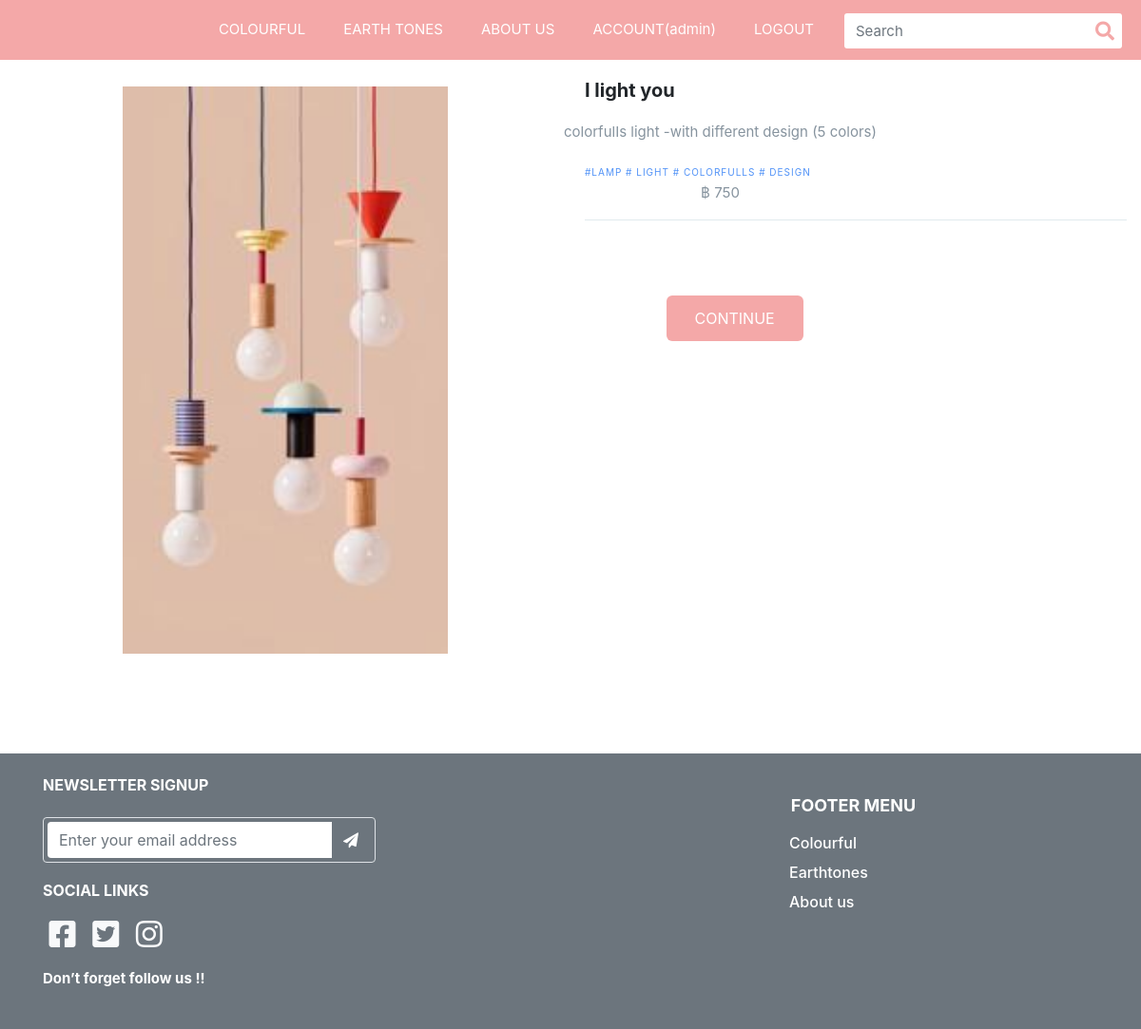
/ProductDetail?type=Colourful (signed in), run on the app's committed database.
### item/models.py (models this page shows, shortened)
class Item(models.Model):
    name = models.CharField(max_length=300)
    detail = models.TextField(max_length=1000)
    slug = models.SlugField(unique=True,default=None)
    img = models.ImageField(default='default_item.png', upload_to='item_pics')
    amount = models.PositiveIntegerField(default=0)
    category = models.ForeignKey(Category, on_delete=models.PROTECT,default=None)
    price = models.PositiveIntegerField(default=0)
    hashtag = models.TextField(max_length=100,default=None)
    class Meta:
        verbose_name_plural = "สินค้า"

### item/views.py (the view)
# urls.py: path('ProductDetail' , views.Detail,name='Detail'),
def Detail(request):
    type=request.GET['type']
    if request.user.is_authenticated:
        if type == "Earthtones":
            some_Earthtones = Category.objects.get(category="Earthtones")
            Item_Earthtones = list(Item.objects.all().filter(category=some_Earthtones))
            randomItemE = random.sample(Item_Earthtones,1)
            context = {'Item': randomItemE}
        elif type == "Colourful":
            some_Colourful = Category.objects.get(category="Colourful")
            Item_Colourful = list(Item.objects.all().filter(category=some_Colourful))
            randomItemC = random.sample(Item_Colourful,1)
            context = {'Item': randomItemC}
        return render(request,'Detail.html',context=context)
    else:
        messages.info(request,"Login Before Random please")
        return redirect('/Login')

### template/Detail.html (shortened to what this page needs)
{% extends "1Navbar.html" %}
{% load static %}
{% block content %}
<!DOCTYPE html>
<html lang="en">
<head>
    <link rel="stylesheet" href="{% static 'css/detail.css' %}">
</head>
<body>
<div class="container-fluid">
    <div class="row">
        {% for item in Item %}
        <div class="col-sm-6">
            <div class="left-column">
                <img src="{{ item.img.url }}" width="300px"></img>
            </div>
        </div>
        <div class="col-sm-6">
            <div class="right-column">
                <div class="product-description">
                    <h5>{{ item.name }}</h5>
                    <p>{{ item.detail }}</p>
                   <span>{{ item.hashtag }}</span>
                    <p> ฿ {{ item.price }}</p>
                </div>
                {% endfor %}
                <div class="product-price">
                    <a href="/Payment" class="continue-btn">CONTINUE</a>
                </div>
            </div>
        </div>
    </div>
</div>
<footer>
    <div class="jumbotron jumbotron-fluid bg-secondary p-4 mt-5 mb-0">
      <div class="container">
        <div class="row">
          <div class="col-lg-4 col-md-6 mb-lg-0">
            <h6 class="text-uppercase font-weight-bold mb-4">NEWSLETTER SIGNUP</h6>
            <div class="p-1 rounded border">
              <div class="input-group">
                <input type="email" placeholder="Enter your email address" aria-describedby="button-addon1"
                  class="form-control border-0 shadow-0">
                <div class="input-group-append">
                  <button id="button-addon1" type="submit" class="btn btn-link"><i
                      class="fa fa-paper-plane"></i></button>
                </div>
              </div>
            </div>
            <h5 class="card-title text-white display-4" style="font-size:16px">SOCIAL LINKS</h5>
            <a class="text-light" href="#"><i class="fab fa-facebook-square fa-fw fa-2x"></i></a>
            <a class="text-light" href="#"><i class="fab fa-twitter-square fa-fw fa-2x"></i></a>
            <a class="text-light" href="#"><i class="fab fa-instagram fa-fw fa-2x"></i></a>
            <h5 class="card-title text-white display-4" style="font-size:15px">Don’t forget follow us !!</h5>
          </div>
          <div class="col-sm-8 col-md-6">
            <div class="footermenu">
              <h5 class="card-title text-white display-4" style="font-size:18px">FOOTER MENU</h5>
              <a class="text-light" href="/Colourful">
                <h6 class="card-title text-white" style="font-size:16px">Colourful</h6>
              </a>
              <a class="text-light" href="/Earthtone">
                <h6 class="card-title text-white" style="font-size:16px">Earthtones</h6>
              </a>
              <a class="text-light" href="/Aboutus">
                <h6 class="card-title text-white" style="font-size:16px">About us</h6>
              </a>
            </div>
          </div>
        </div>
      </div>
    </div>
  </footer>
</body>
</html>
{% endblock %}

### template/1Navbar.html (shortened to what this page needs)
{% load static %}
<!DOCTYPE html>
<html lang="en">
<head>
    <link rel="stylesheet" href="https://use.fontawesome.com/releases/v5.4.2/css/all.css">
    <link rel="stylesheet" href="https://cdnjs.cloudflare.com/ajax/libs/normalize/5.0.0/normalize.min.css">
    <link rel='stylesheet' href='https://cdnjs.cloudflare.com/ajax/libs/twitter-bootstrap/4.0.0-beta.2/css/bootstrap.css'>
    <link rel="stylesheet" type="text/css" href="{% static 'css/home.css' %}">
    <link rel="stylesheet" href="{% static 'js/home.js' %}">
</head>
<body>
    <nav class="navbar navbar-expand-custom navbar-mainbg">
        <a class="logo" href="/"><img
            src="https://media.discordapp.net/attachments/821058393442877482/835167645514727454/image0.png?width=1363&height=613"
            alt=""></a>
        <div class="collapse navbar-collapse" id="navbarSupportedContent">
          <ul class="navbar-nav ml-auto">
            <li class="nav-item ">
              <a class="nav-link" href="/List?category=Colourful"> COLOURFUL</a>
            </li>
            <li class="nav-item">
              <a class="nav-link" href="/List?category=Earthtones">EARTH TONES</a>
            </li>
            <li class="nav-item ">
              <a class="nav-link" href="/Aboutus">ABOUT US</a>
            </li>
            {% if user.is_authenticated %}
            <li class="nav-item">
              <a class="nav-link" href="/Myorder">ACCOUNT({{ user.username }})</a>
            </li>
            <li class="nav-item">
              <a class="nav-link" href="/Logout">LOGOUT</a>
            </li>
            {% endif %}
          </ul>
          <form class="form-inline " method="GET">
            <div class="input-group search-box">
              <input type="text" style="margin-left: 12px; text-shadow: #535e67 2px;" class="form-control"
                placeholder="Search" required="required" name="q">
              <span class="input-group-btn">
                <button class="btn" style="color: #F4A8A8;" type="submit"><i class="fas fa-search"></i></button>
              </span>
            </div>
          </form>
        </div>
      </nav>
    {% block content %}
    {% endblock content %}
</body>
</html>

### staticfile/css/home.css (style rules this page uses)
.logo img { margin-top: 1.2px; padding: 0px; height: 60px; padding-left: 30px; }
.navbar-mainbg { width: 100%; background-color: #F4A8A8; padding: 0px; }
#navbarSupportedContent { overflow: hidden; position: relative; }
#navbarSupportedContent ul li a { color: rgb(255, 255, 255); text-decoration: none; font-size: 15px; display: block; padding: 20px 20px; position: relative; }
.search-box { position: relative; height: 34px; margin-right: 20px; }
.search-box input { border: 0; border-radius: 3px !important; padding-right: 40px; font-size: 15px; }
.search-box .input-group-btn { position: absolute; right: 0; top: 0; z-index: 999; }
.search-box .input-group-btn button { background-color: transparent; border: 0; padding: 4px 8px; font-size: 20px; }
@media (min-width: 992px) { .navbar-expand-custom { -ms-flex-flow: row nowrap; flex-flow: row nowrap; -ms-flex-pack: start; justify-content: flex-start; } }
@media (min-width: 992px) { .navbar-expand-custom .navbar-nav { -ms-flex-direction: row; flex-direction: row; } }
@media (min-width: 992px) { .navbar-expand-custom .navbar-collapse { display: -ms-flexbox!important; display: flex!important; -ms-flex-preferred-size: auto; flex-basis: auto; } }
.row h6 { color: white; }
.row h5 { margin-top: 20px; margin-bottom: 20px; font-weight: bold; }
.row button { color: white; margin-top: auto; margin-left: auto; }
.footermenu { margin-left: 75%; }
.footermenu h5 { text-align: center; }

### staticfile/css/detail.css (style rules this page uses)
.logo img { margin-top: 1.2px; padding: 20px; height: 60px; padding-left: 30px; }
.navbar-mainbg { width: 100%; background-color: #F4A8A8; padding: 0px; }
#navbarSupportedContent { overflow: hidden; position: relative; }
#navbarSupportedContent ul li a { color: rgb(255, 255, 255); text-decoration: none; font-size: 15px; display: block; padding: 20px 20px; position: relative; }
.search-box { position: relative; height: 34px; margin-right: 20px; }
.search-box input { border: 0; border-radius: 3px !important; padding-right: 40px; font-size: 15px; }
.search-box .input-group-btn { position: absolute; right: 0; top: 0; z-index: 999; }
.search-box .input-group-btn button { background-color: transparent; border: 0; padding: 4px 8px; font-size: 20px; }
@media (min-width: 992px) { .navbar-expand-custom { -ms-flex-flow: row nowrap; flex-flow: row nowrap; -ms-flex-pack: start; justify-content: flex-start; } }
@media (min-width: 992px) { .navbar-expand-custom .navbar-nav { -ms-flex-direction: row; flex-direction: row; } }
@media (min-width: 992px) { .navbar-expand-custom .navbar-collapse { display: -ms-flexbox!important; display: flex!important; -ms-flex-preferred-size: auto; flex-basis: auto; } }
.left-column img { width: 60%; margin-top: 5%; margin-left: 20%; margin-bottom: 10%; }
.product-description { border-bottom: 1px solid #e1eaee; margin-bottom: 20px; }
.product-description span { font-size: 12px; color: #5092f7; letter-spacing: 1px; text-transform: uppercase; text-decoration: none; }
.product-description p { font-size: 15px; font-weight: 0px; color: #86939E; line-height: 24px; margin-left: -340px; text-align: center; }
.product-price { align-items: center; }
.continue-btn { display: inline-block; background-color: #F4A8A8; border-radius: 6px; font-size: 16px; color: #FFFFFF; text-decoration: none; padding: 12px 30px; transition: all .5s; margin-top: 59px; margin-left: 290px; }
@media screen and (min-width: 421px) { .product-description p { margin-left: 0; } }
@media screen and (min-width: 421px) { .continue-btn { margin-left: 40%; } }
@media screen and (min-width: 576px) { .product-description p { font-size: 15px; margin-left: -50%; } }
@media screen and (min-width: 576px) { .product-description span { font-size: 10px; } }
@media screen and (min-width: 576px) { .continue-btn { margin-left: 15%; } }
.row h6 { color: white; }
.row h5 { margin-top: 20px; margin-bottom: 20px; font-weight: bold; }
.row button { color: white; margin-top: auto; margin-left: auto; }
.footermenu { margin-left: 75%; }
.footermenu h5 { text-align: center; }

### data on the page
Item: img (picture), name "I light you", detail "colorfulIs light -with different design (5 colors)", hashtag "#LAMP # LIGHT # COLORFULLS # DESIGN", price "750"

### other printed values
{{ user.username }} "admin"
